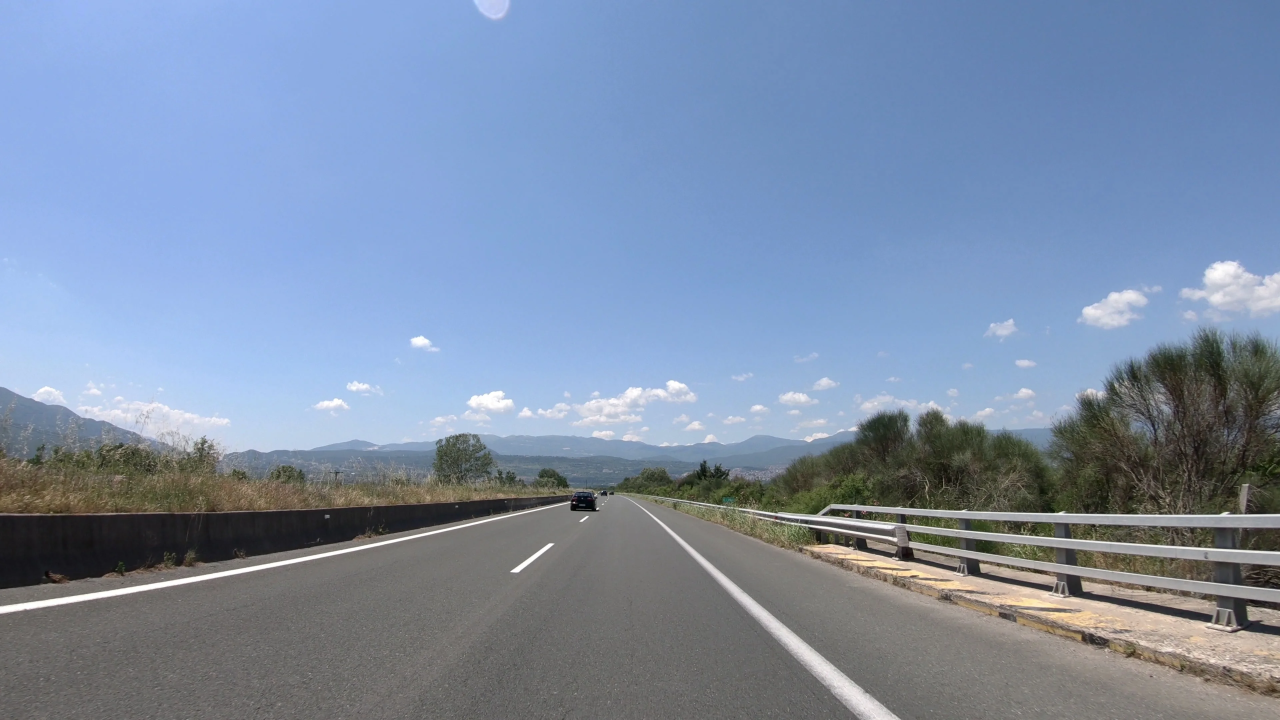
#> input picture Input/road2.png, 3840 x 2160 px (shown at 1/3 size)
$ python laneDetect.py Input/road2.png out.png
#> lines starting #> are read from the running program, lines starting #| are printed output that depends on the picture; after the words box and inside, x2 and y2 are one past the last pixel; in counts of white or black regions, pixels touching at a corner belong together
#> in main, img is the input picture: shape (2160, 3840, 3); mean B, G, R 166.4, 141.7, 125.1
### detectionAlgos.py
import cv2 as cv
import numpy as np
import math

lineColor = (243, 200, 80)
fillColor = (245, 220, 180)

def mergeLines(lines, thetadiff=0.00):
    # average out lines that are going in directions
    pairs = []
    for i in range(len(lines)):
        l = lines[i,0]
        pairs.append((l, math.atan((l[3] - l[1]) / (l[2] - l[0]))))

    leftLine = np.array([0, 0, 0, 0])
    rightLine = np.array([0, 0, 0, 0])
    lCount, rCount = 0, 0
    for l, slope in pairs:
        # average the points
        if slope < 0:
            leftLine += l
            lCount += 1
        else:
            rightLine += l
            rCount += 1

    leftLine = leftLine // lCount
    rightLine = rightLine // rCount

    return [rightLine, leftLine]

def boundLines(lines, minY, maxY):
    # bound lines using point-slope formula and quick maths

    extendedLines = []
    for l in lines:
        x0, y0, x1, y1 = l
        slope = math.atan((y1-y0)/(x1-x0))

        # extend line to bottom area
        maxX = int(((maxY - y0) / slope) + x0)
        if y0 > y1:
            x0, y0, x1, y1 = [x1, y1, maxX, maxY]
        else:
            x0, y0, x1, y1 = [x0, y0, maxX, maxY]

        # cutoff the top of the line
        minX = int(((minY - y0) / slope) + x0)
        if y0 < minY:
            x0 = minX
            y0 = minY

        extendedLines.append([x0, y0, x1, y1])


    return extendedLines


def method0(img):
    # method obtained from: https://medium.com/@techreigns/how-does-a-self-driving-car-detect-lanes-on-the-road-fc516c789984

    # convert image to grayscale - prep for Canny edge detection
    grayImg = cv.cvtColor(img, cv.COLOR_BGR2GRAY)
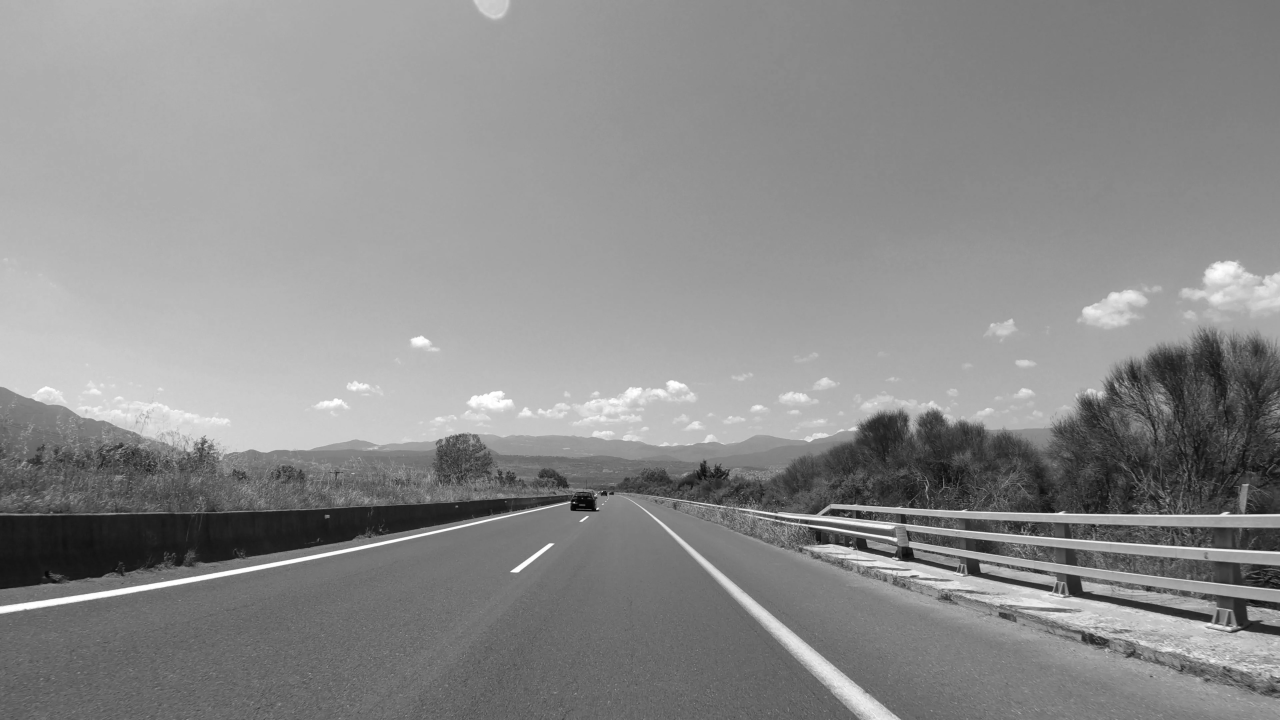
#> grayImg: shape (2160, 3840) (shown at 1/3 size); min 0, max 255, mean 139.5
    # cv.imshow("gray", grayImg)

    # apply Gaussian blur - remove unnecessary noise
    blurredImg = cv.GaussianBlur(grayImg, (5,5), 1)
    # [11 lines of commented-out code are left out]
    edges = cv.Canny(blurredImg, 150, 255)
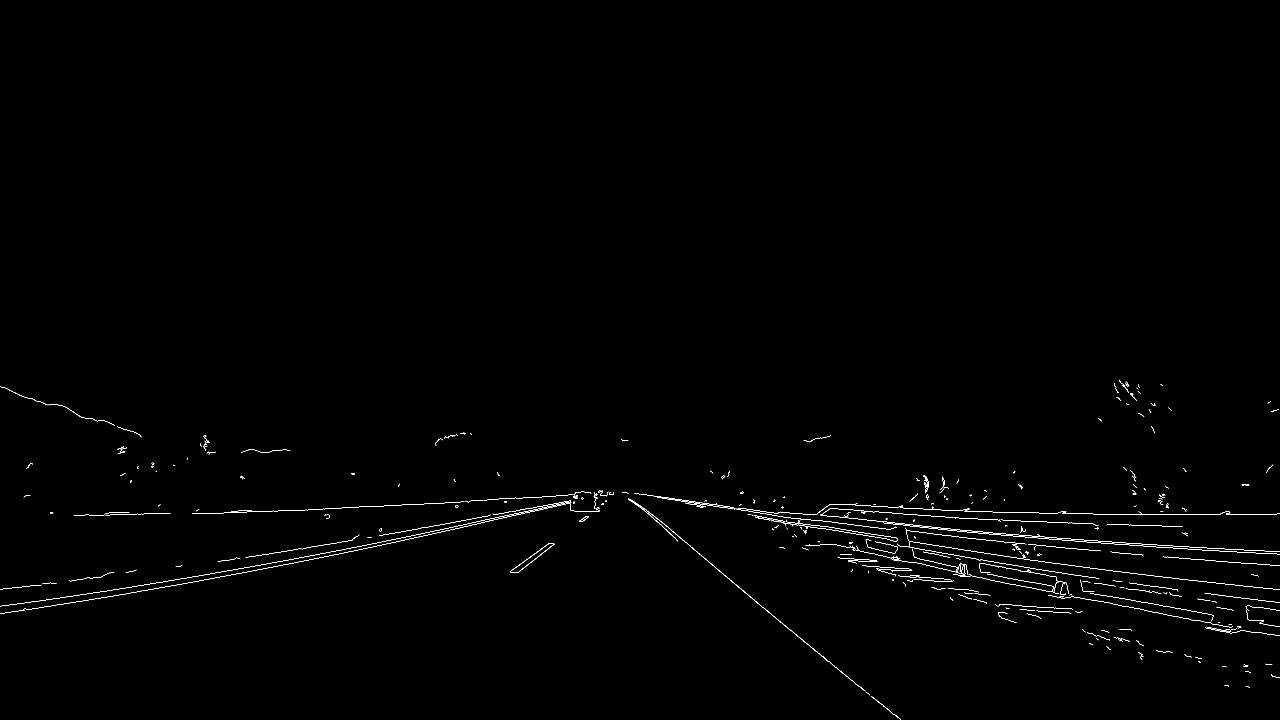
#> edges: shape (2160, 3840) (shown at 1/3 size); 0.37% white in thin lines or dots, all inside (x1, y1, x2, y2) = (0, 1139, 3840, 2160)
    # cv.imshow("Canny Edge Detection", edges)

    # create trapezoidal region of interest - don't want lines from off of road
    mask = np.zeros(grayImg.shape)
    nrows = mask.shape[0]
#> nrows = 2160
    ncols = mask.shape[1]
#> ncols = 3840
    # for some reason: the rows and columns are swapped which makes things kinds of weird
    vertices = np.array([[(int(ncols//2 - 20),int(nrows//2) + 20), (0,nrows), (ncols,nrows), (int(ncols//2 + 20),int(nrows//2)  + 20)]], dtype=np.int32)
    print(vertices.shape)
#| (1, 4, 2)
    mask = cv.fillPoly(mask, vertices, 255)
    maskedEdges = cv.bitwise_and(edges.astype(np.uint8), mask.astype(np.uint8))
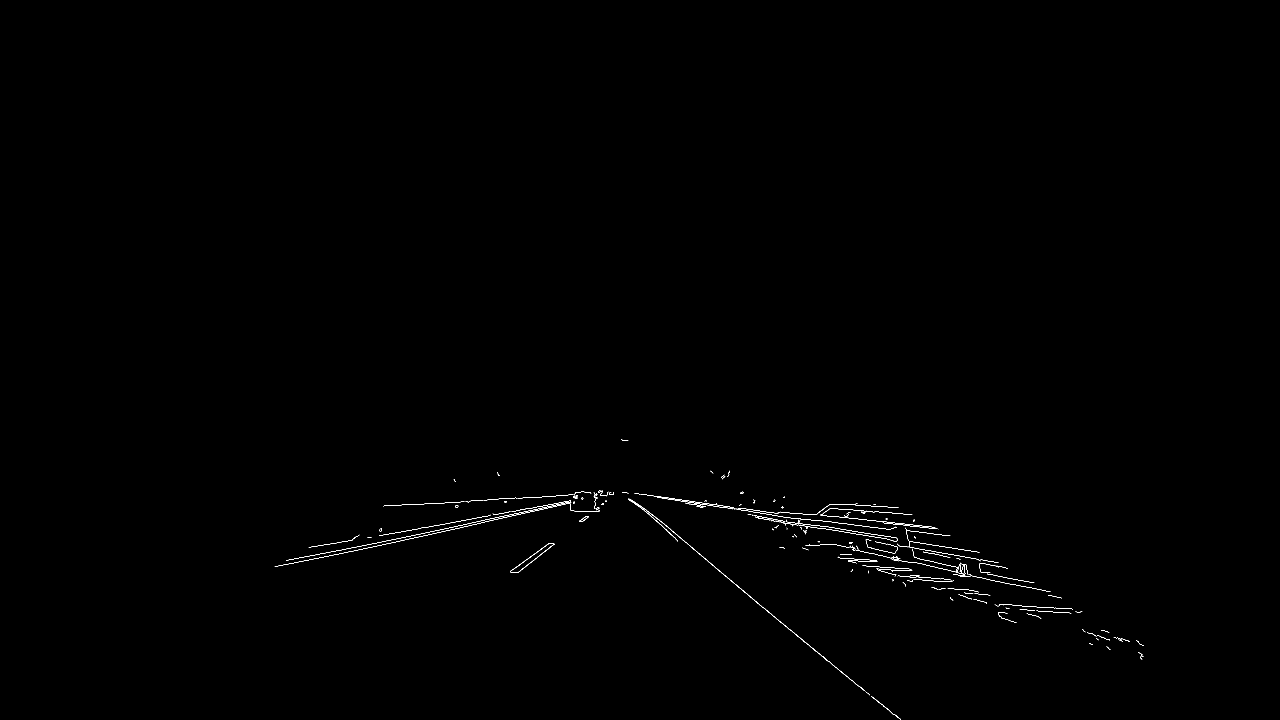
#> maskedEdges: shape (2160, 3840) (shown at 1/3 size); 0.18% white in thin lines or dots, all inside (x1, y1, x2, y2) = (824, 1319, 3432, 2160)
    # cv.imshow("masked image", maskedEdges)

    # detect for lines on the region of interest using Hough Transforms
    rho = 10            # distance resolution in pixels of the Hough grid
    theta = np.pi / 360 # angular resolution in radians of the Hough grid
    threshold = 100      # the minimum number of votes (intersections in the Hough grid cell)
    minLineLength = 50  # min number of pixels making up a line
    maxLineGap = 1000     # max gap in pixels between connectable line segments
    linedImage = np.copy(img)
    linesP = cv.HoughLinesP(maskedEdges, rho, theta, threshold, None, minLineLength, maxLineGap)
#> linesP = 180 rows, first 6: [1173, 1620, 1824, 1476], [1871, 1477, 2679, 2143], [1794, 1476, 2723, 1615], [1969, 1488, 2720, 1600], [1057, 1618, 2182, 1430], [1781, 1477, 2724, 1618]

    # filter out similar lines
    lines = mergeLines(linesP)
#> the loop in mergeLines, `for i in range(len(lines)):` made 180 passes
#> after the loop in mergeLines, `for i in range(len(lines)):`: pairs = 180 items, first 6: ([1173, 1620, 1824, 1476], -0.218), ([1871, 1477, 2679, 2143], 0.689), ([1794, 1476, 2723, 1615], 0.149), ([1969, 1488, 2720, 1600], 0.148), ([1057, 1618, 2182, 1430], -0.166), ([1781, 1477, 2724, 1618], 0.148)
#> the loop in mergeLines, `for l, slope in pairs:` made 180 passes
#> (l, slope, rightLine) on passes 3, 4, 6, 7, 8, 9, 10, 11, 13, 14: ([1794, 1476, 2723, 1615], 0.149, [3665, 2953, 5402, 3758]), ([1969, 1488, 2720, 1600], 0.148, [5634, 4441, 8122, 5358]), ([1781, 1477, 2724, 1618], 0.148, [7415, 5918, 10846, 6976]), ([1717, 1483, 2704, 1570], 0.0879, [9132, 7401, 13550, 8546]), ([1494, 1422, 3151, 1775], 0.21, [10626, 8823, 16701, 10321]), ([1356, 1507, 2878, 1667], 0.105, [11982, 10330, 19579, 11988]), ([1879, 1478, 3288, 1908], 0.296, [13861, 11808, 22867, 13896]), ([1251, 1513, 2905, 1672], 0.0958, [15112, 13321, 25772, 15568]), ([1717, 1482, 2829, 1639], 0.14, [16829, 14803, 28601, 17207]), ([1966, 1488, 3428, 1935], 0.297, [18795, 16291, 32029, 19142])
#> (l, slope, leftLine) on passes 5, 12, 17, 19, 20, 21: ([1057, 1618, 2182, 1430], -0.166, [2230, 3238, 4006, 2906]), ([1192, 1624, 2186, 1421], -0.201, [3422, 4862, 6192, 4327]), ([1450, 1549, 2676, 1538], -0.00897, [4872, 6411, 8868, 5865]), ([965, 1635, 2730, 1573], -0.0351, [5837, 8046, 11598, 7438]), ([986, 1656, 2776, 1578], -0.0435, [6823, 9702, 14374, 9016]), ([871, 1678, 2669, 1521], -0.0871, [7694, 11380, 17043, 10537])
#> after the loop in mergeLines, `for l, slope in pairs:`: lCount = 40; leftLine = [46761, 65032, 86509, 60184]; rCount = 140; rightLine = [258664, 211722, 420033, 247911]
#> in mergeLines, `leftLine = leftLine // lCount`: leftLine = [1169, 1625, 2162, 1504]
#> in mergeLines, `rightLine = rightLine // rCount`: rightLine = [1847, 1512, 3000, 1770]
#> lines = [[1847, 1512, 3000, 1770], [1169, 1625, 2162, 1504]]
    rl, ll = boundLines(lines, nrows // 2 + 40, nrows - 30)
#> the loop in boundLines, `for l in lines:` made 2 passes
#> (l, slope, maxX, minX) on passes 1 to 2: ([1847, 1512, 3000, 1770], 0.22, 4654, 66), ([1169, 1625, 2162, 1504], -0.121, -2995, 5328)
#> after the loop in boundLines, `for l in lines:`: extendedLines = [[1847, 1512, 4654, 2130], [2162, 1504, -2995, 2130]]
#> rl = [1847, 1512, 4654, 2130]; ll = [2162, 1504, -2995, 2130]
    cv.line(linedImage, (ll[0], ll[1]), (ll[2], ll[3]), lineColor, 3, cv.LINE_AA)
    cv.line(linedImage, (rl[0], rl[1]), (rl[2], rl[3]), lineColor, 3, cv.LINE_AA)

    # create semi-transparent fill between the lane lines (ty to https://gist.github.com/IAmSuyogJadhav/305bfd9a0605a4c096383408bee7fd5c)
    alpha = 0.5
    vertices = np.array([[(ll[2], ll[3]), (ll[0], ll[1]), (rl[0], rl[1]), (rl[2], rl[3])]])
#> vertices = [[-2995, 2130], [2162, 1504], [1847, 1512], [4654, 2130]]
    overlay = np.copy(linedImage)
    overlay = cv.fillPoly(overlay, vertices, fillColor)
    linedImage = cv.addWeighted(overlay, alpha, linedImage, 1 - alpha, -1)
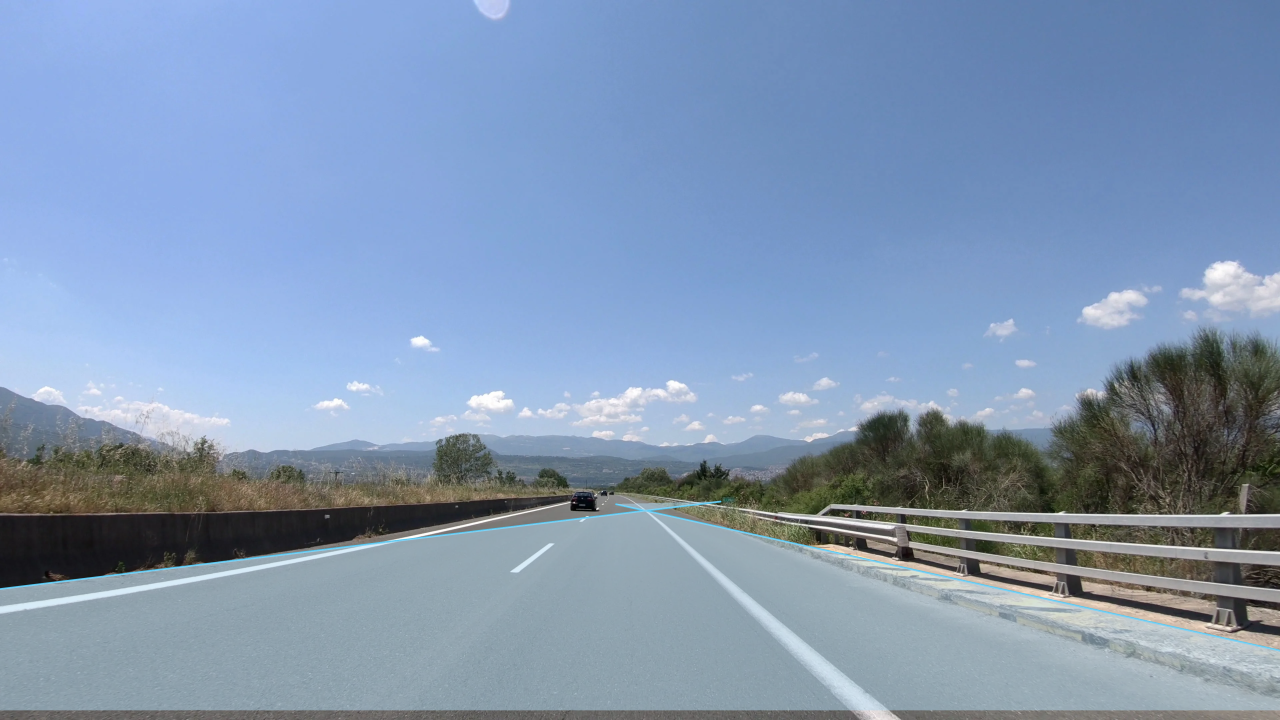
#> linedImage: shape (2160, 3840, 3) (shown at 1/3 size); mean B, G, R 178.7, 150.9, 129.6

    cv.imshow("Lined image", linedImage)


    cv.waitKey(0)
    cv.destroyAllWindows()

    return linedImage

### laneDetect.py
import argparse
import cv2 as cv

import detectionAlgos as detect


def main(args):

    # get files
    infile = args.infile
    outfile = args.outfile
    filename, filetype = outfile.split(".")

    # use various methods (currently only 1) to detect the lines
    img = cv.imread(infile)
    linedImg0 = detect.method0(img)

    # save images
    cv.imwrite(filename + "." + filetype, linedImg0)


    return


if __name__ == "__main__":
    parser = argparse.ArgumentParser(description="provide parameters to run lane detection algorithms on image")
    parser.add_argument("infile")
    parser.add_argument("outfile")

    args = parser.parse_args()
    main(args)
